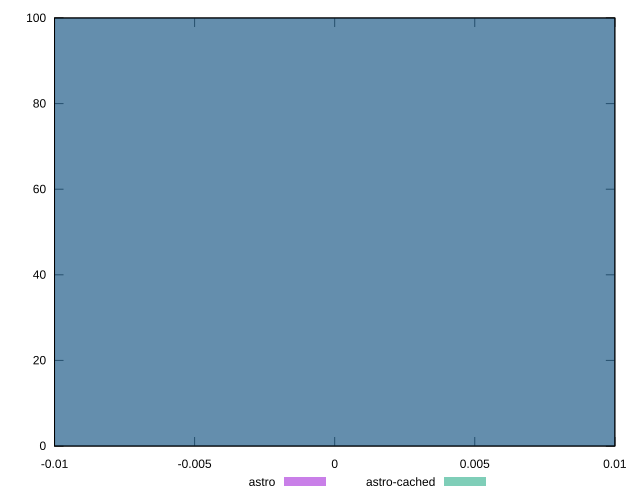

Generate this figure with gnuplot:
reset

$astro <<EOF
0 100
EOF

$astroCached <<EOF
0 100
EOF

set key outside below
set boxwidth 0.1
set xrange [-0.01:0.01]
set yrange [0:100]
set trange [0:100]
set style fill transparent solid 0.5 noborder
set terminal svg size 640, 500 enhanced background rgb 'white'
set output "reports/report_00033_2021-03-01T14-23-16.841Z/uses-webp-images/comparison/histogram/0_vs_1.svg"

plot $astro title "astro" with boxes, \
     $astroCached title "astro-cached" with boxes

reset
